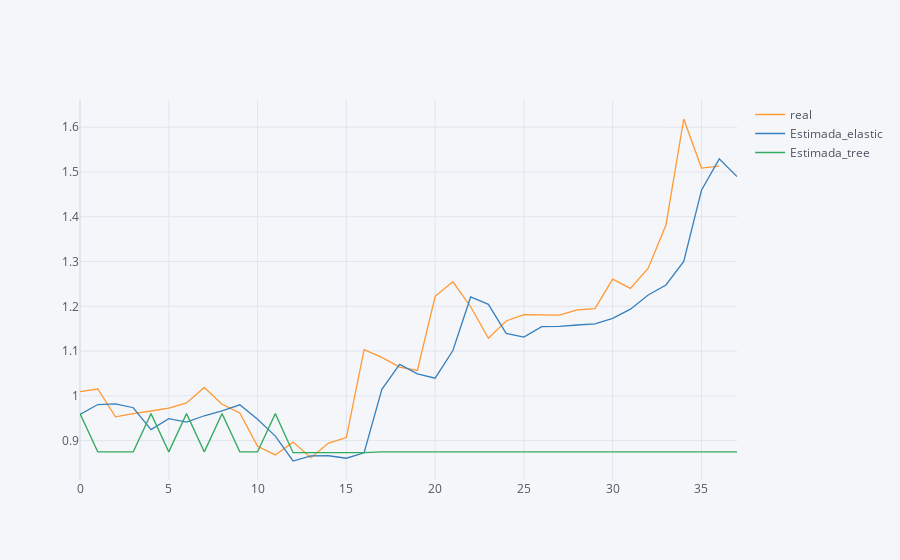

Notebook source saved alongside this figure:
### Code cell
y_predict.iplot()

### Figure 1 — Plotly figure (JSON) as saved in the notebook; plotly's stock layout.template omitted (floating-point values rounded to 4 significant figures)
{"data": [{"line": {"color": "rgba(255, 153, 51, 1.0)", "dash": "solid", "shape": "linear", "width": 1.3}, "mode": "lines", "name": "real", "text": "", "type": "scatter", "x": [0, 1, 2, 3, 4, 5, 6, 7, 8, 9, 10, 11, 12, 13, 14, 15, 16, 17, 18, 19, 20, 21, 22, 23, 24, 25, 26, 27, 28, 29, 30, 31, 32, 33, 34, 35, 36, 37], "y": [1.009, 1.015, 0.9531, 0.9605, 0.9662, 0.9728, 0.9841, 1.019, 0.9812, 0.962, 0.8875, 0.8681, 0.8967, 0.862, 0.8945, 0.9069, 1.103, 1.086, 1.064, 1.057, 1.222, 1.255, 1.199, 1.129, 1.167, 1.182, 1.181, 1.18, 1.192, 1.195, 1.261, 1.24, 1.285, 1.382, 1.618, 1.509, 1.513, ""]}, {"line": {"color": "rgba(55, 128, 191, 1.0)", "dash": "solid", "shape": "linear", "width": 1.3}, "mode": "lines", "name": "Estimada_elastic", "text": "", "type": "scatter", "x": [0, 1, 2, 3, 4, 5, 6, 7, 8, 9, 10, 11, 12, 13, 14, 15, 16, 17, 18, 19, 20, 21, 22, 23, 24, 25, 26, 27, 28, 29, 30, 31, 32, 33, 34, 35, 36, 37], "y": [0.9586, 0.9806, 0.9823, 0.9735, 0.9245, 0.9489, 0.9415, 0.9556, 0.9666, 0.9801, 0.9476, 0.9101, 0.8545, 0.8661, 0.8662, 0.8607, 0.8729, 1.015, 1.07, 1.049, 1.039, 1.101, 1.221, 1.204, 1.139, 1.131, 1.155, 1.155, 1.158, 1.161, 1.173, 1.194, 1.225, 1.248, 1.3, 1.459, 1.529, 1.49]}, {"line": {"color": "rgba(50, 171, 96, 1.0)", "dash": "solid", "shape": "linear", "width": 1.3}, "mode": "lines", "name": "Estimada_tree", "text": "", "type": "scatter", "x": [0, 1, 2, 3, 4, 5, 6, 7, 8, 9, 10, 11, 12, 13, 14, 15, 16, 17, 18, 19, 20, 21, 22, 23, 24, 25, 26, 27, 28, 29, 30, 31, 32, 33, 34, 35, 36, 37], "y": [0.9603, 0.8749, 0.8749, 0.8749, 0.9603, 0.8749, 0.9603, 0.8749, 0.9603, 0.8749, 0.8749, 0.9603, 0.8731, 0.8731, 0.8731, 0.8731, 0.8731, 0.8749, 0.8749, 0.8749, 0.8749, 0.8749, 0.8749, 0.8749, 0.8749, 0.8749, 0.8749, 0.8749, 0.8749, 0.8749, 0.8749, 0.8749, 0.8749, 0.8749, 0.8749, 0.8749, 0.8749, 0.8749]}], "layout": {"legend": {"bgcolor": "#F5F6F9", "font": {"color": "#4D5663"}}, "paper_bgcolor": "#F5F6F9", "plot_bgcolor": "#F5F6F9", "title": {"font": {"color": "#4D5663"}}, "xaxis": {"gridcolor": "#E1E5ED", "showgrid": true, "tickfont": {"color": "#4D5663"}, "title": {"font": {"color": "#4D5663"}, "text": ""}, "zerolinecolor": "#E1E5ED"}, "yaxis": {"gridcolor": "#E1E5ED", "showgrid": true, "tickfont": {"color": "#4D5663"}, "title": {"font": {"color": "#4D5663"}, "text": ""}, "zerolinecolor": "#E1E5ED"}}}
